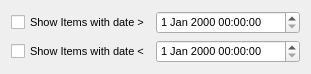
<?xml version="1.0" encoding="UTF-8"?>
<ui version="4.0">
 <class>changedatefilter</class>
 <widget class="QWidget" name="changedatefilter">
  <property name="windowModality">
   <enum>Qt::ApplicationModal</enum>
  </property>
  <property name="geometry">
   <rect>
    <x>0</x>
    <y>0</y>
    <width>311</width>
    <height>72</height>
   </rect>
  </property>
  <property name="font">
   <font>
    <pointsize>8</pointsize>
   </font>
  </property>
  <property name="windowTitle">
   <string>Filter</string>
  </property>
  <layout class="QGridLayout" name="gridLayout">
   <property name="horizontalSpacing">
    <number>0</number>
   </property>
   <item row="0" column="0">
    <widget class="QCheckBox" name="morecheckBox">
     <property name="text">
      <string>Show Items with date &gt;</string>
     </property>
    </widget>
   </item>
   <item row="2" column="0">
    <widget class="QCheckBox" name="lesscheckBox">
     <property name="text">
      <string>Show Items with date &lt;</string>
     </property>
    </widget>
   </item>
   <item row="0" column="1">
    <widget class="QDateTimeEdit" name="moredateTimeEdit"/>
   </item>
   <item row="2" column="1">
    <widget class="QDateTimeEdit" name="lessdateTimeEdit"/>
   </item>
  </layout>
 </widget>
 <resources/>
 <connections>
  <connection>
   <sender>lesscheckBox</sender>
   <signal>toggled(bool)</signal>
   <receiver>lessdateTimeEdit</receiver>
   <slot>setEnabled(bool)</slot>
   <hints>
    <hint type="sourcelabel">
     <x>87</x>
     <y>162</y>
    </hint>
    <hint type="destinationlabel">
     <x>238</x>
     <y>162</y>
    </hint>
   </hints>
  </connection>
  <connection>
   <sender>morecheckBox</sender>
   <signal>toggled(bool)</signal>
   <receiver>moredateTimeEdit</receiver>
   <slot>setEnabled(bool)</slot>
   <hints>
    <hint type="sourcelabel">
     <x>87</x>
     <y>76</y>
    </hint>
    <hint type="destinationlabel">
     <x>238</x>
     <y>76</y>
    </hint>
   </hints>
  </connection>
 </connections>
</ui>
